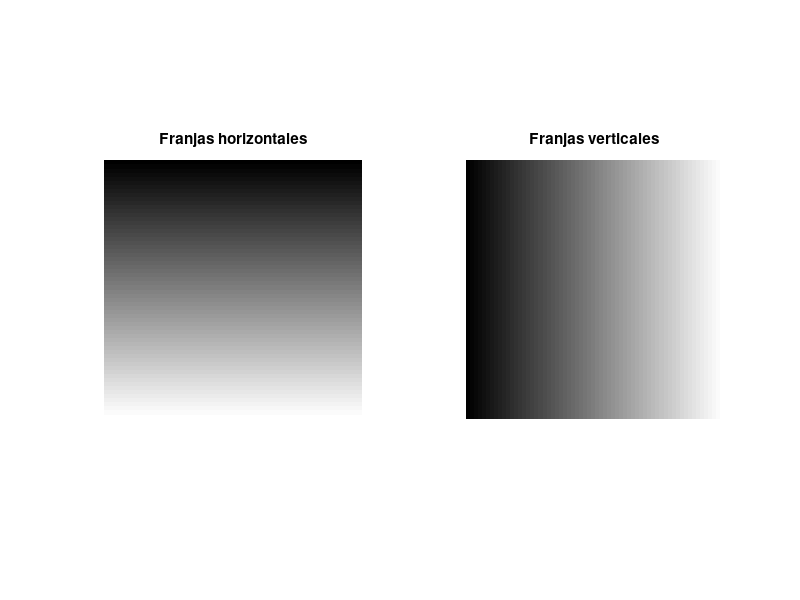

Reproduce this figure in MATLAB.
function franjasBlancoNegro()
    %%Creamos una matriz de ceros y lo casteamos a uint8 para que 
    %%cada pixel tenga un rango de 256 grises
    imgBW = uint8(zeros([256,256]));
    %%Tenemos un bucle que recorra toda la imagen
    for i=1:1:256
        %%Igualamos cada fila completa al valor de i-1 de manera 
        %%que vaya desde 0 hasta 255
        imgBW (i,:)=i-1;
    end
    figure(1);
    subplot(1,2,1);
    imshow(imgBW);
    title('Franjas horizontales');
    %%Una manera de invertirlo es usar el operando " ' " 
    %%que nos devuelve la traspuesta de una matriz
    subplot(1,2,2);
    imshow(imgBW');
    title('Franjas verticales');
end